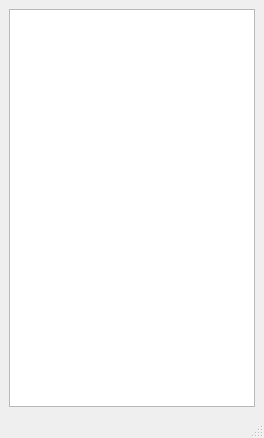
<?xml version="1.0" encoding="UTF-8"?>
<ui version="4.0">
 <class>DebugWindow</class>
 <widget class="QMainWindow" name="DebugWindow">
  <property name="geometry">
   <rect>
    <x>0</x>
    <y>0</y>
    <width>264</width>
    <height>438</height>
   </rect>
  </property>
  <property name="windowTitle">
   <string>Debug</string>
  </property>
  <property name="tabShape">
   <enum>QTabWidget::Rounded</enum>
  </property>
  <widget class="QWidget" name="centralwidget">
   <layout class="QGridLayout" name="gridLayout">
    <item row="0" column="0">
     <widget class="QTextEdit" name="textEdit">
      <property name="readOnly">
       <bool>true</bool>
      </property>
      <property name="textInteractionFlags">
       <set>Qt::LinksAccessibleByMouse|Qt::TextSelectableByMouse</set>
      </property>
     </widget>
    </item>
   </layout>
  </widget>
  <widget class="QStatusBar" name="statusbar"/>
  <widget class="QMenuBar" name="menubar">
   <property name="geometry">
    <rect>
     <x>0</x>
     <y>0</y>
     <width>264</width>
     <height>19</height>
    </rect>
   </property>
  </widget>
 </widget>
 <resources/>
 <connections/>
</ui>
